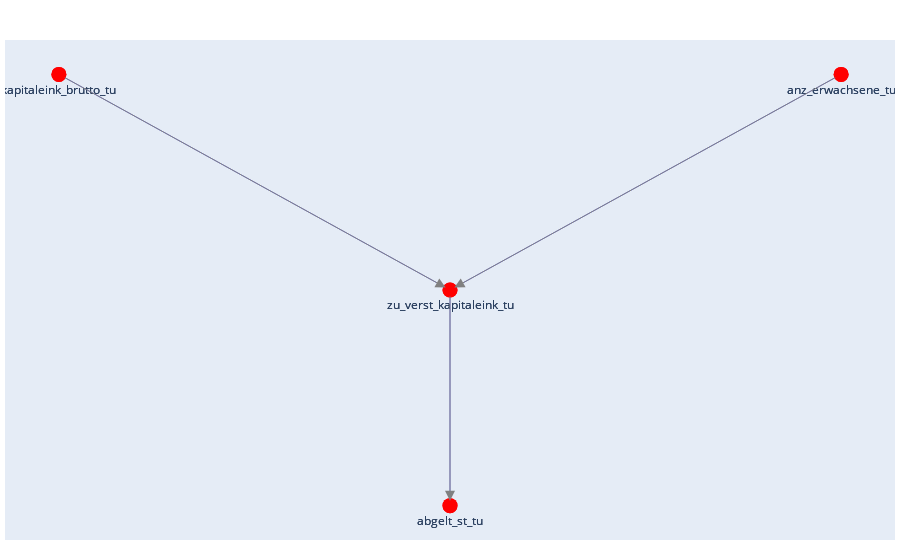

Notebook cell for this chart:
### Markdown cell above
Functions inside GETTSIM are a little bit special. Take for example abgelt_st_tu which is documented here. The signature of the function is

### Code cell
plot_dag(
    functions=policy_functions,
    selectors=[{"node": "zu_verst_kapitaleink_tu", "type": "neighbors"}],
)

### Figure 1 — Plotly figure (JSON) as saved in the notebook; plotly's stock layout.template omitted (floating-point values rounded to 4 significant figures)
{"data": [{"hoverinfo": "none", "line": {"color": "blue", "width": 0.5}, "mode": "lines", "showlegend": false, "type": "scatter", "uid": "0fae8e59-9593-4cb1-9369-ab9d31db44ee", "x": [0, 0, "", -1, 0, "", 1, 0, ""], "y": [0, -1, "", 1, 0, "", 1, 0, ""]}, {"hoverinfo": "skip", "marker": {"color": "red", "reversescale": true, "showscale": false, "size": 15}, "mode": "markers+text", "showlegend": false, "text": ["abgelt_st_tu", "zu_verst_kapitaleink_tu", "kapitaleink_brutto_tu", "anz_erwachsene_tu"], "textposition": "bottom center", "type": "scatter", "uid": "eb48b834-468a-44f0-9bdd-a313b297e046", "x": [0, 0, -1, 1], "y": [-1, 0, 1, 1]}, {"hoverinfo": "skip", "marker": {"color": "red", "reversescale": true, "showscale": false, "size": 15}, "mode": "markers+text", "showlegend": false, "text": ["abgelt_st_tu", "zu_verst_kapitaleink_tu", "kapitaleink_brutto_tu", "anz_erwachsene_tu"], "textposition": "bottom center", "type": "scatter", "uid": "a3039f63-c5b5-4b6e-8bcb-4cf36ee121b2", "x": [0, 0, -1, 1], "y": [-1, 0, 1, 1]}], "layout": {"annotations": [{"arrowcolor": "gray", "arrowhead": 2, "arrowsize": 2, "ax": 0, "axref": "x", "ay": 0, "ayref": "y", "showarrow": true, "standoff": 5, "startstandoff": 5, "text": "", "x": 0, "xref": "x", "y": -1, "yref": "y"}, {"arrowcolor": "gray", "arrowhead": 2, "arrowsize": 2, "ax": -1, "axref": "x", "ay": 1, "ayref": "y", "showarrow": true, "standoff": 5, "startstandoff": 5, "text": "", "x": 0, "xref": "x", "y": 0, "yref": "y"}, {"arrowcolor": "gray", "arrowhead": 2, "arrowsize": 2, "ax": 1, "axref": "x", "ay": 1, "ayref": "y", "showarrow": true, "standoff": 5, "startstandoff": 5, "text": "", "x": 0, "xref": "x", "y": 0, "yref": "y"}], "hoverlabel": {"font": {"size": 10}}, "hovermode": "closest", "margin": {"b": 20, "l": 5, "r": 5, "t": 40}, "showlegend": false, "xaxis": {"showgrid": false, "showticklabels": false, "zeroline": false}, "yaxis": {"showgrid": false, "showticklabels": false, "zeroline": false}}}
